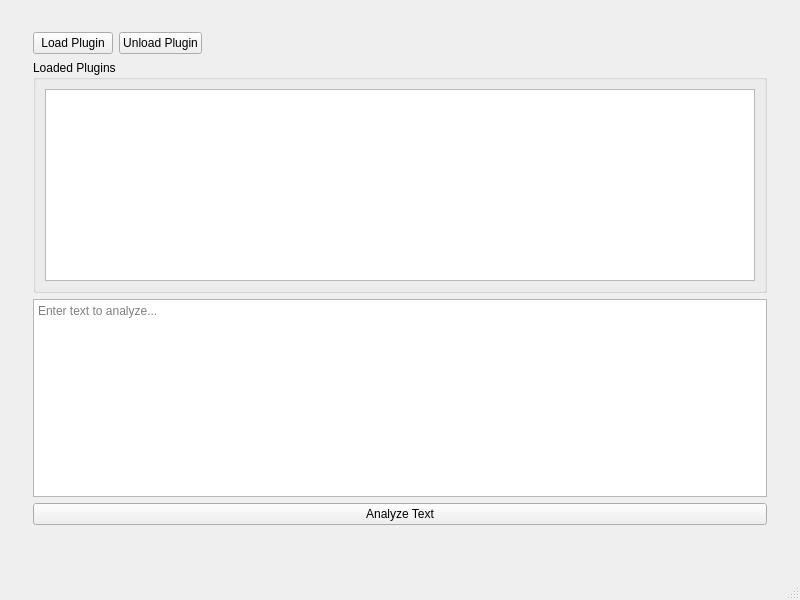
<?xml version="1.0" encoding="UTF-8"?>
<ui version="4.0">
 <class>MainWindow</class>
 <widget class="QMainWindow" name="MainWindow">
  <property name="geometry">
   <rect>
    <x>0</x>
    <y>0</y>
    <width>800</width>
    <height>600</height>
   </rect>
  </property>
  <property name="windowTitle">
   <string>Plugin Example</string>
  </property>
  <widget class="QWidget" name="centralwidget">
   <layout class="QVBoxLayout" name="verticalLayout">
    <item>
     <widget class="QToolBar" name="mainToolBar"/>
    </item>
    <item>
     <layout class="QHBoxLayout" name="horizontalLayout_2">
      <item>
       <widget class="QWidget" name="leftSideBarWidget" native="true">
        <layout class="QVBoxLayout" name="leftLayout"/>
       </widget>
      </item>
      <item>
       <layout class="QVBoxLayout" name="centralLayout">
        <item>
         <layout class="QHBoxLayout" name="horizontalLayout">
          <item>
           <widget class="QPushButton" name="btnLoadPlugin">
            <property name="text">
             <string>Load Plugin</string>
            </property>
           </widget>
          </item>
          <item>
           <widget class="QPushButton" name="btnUnloadPlugin">
            <property name="text">
             <string>Unload Plugin</string>
            </property>
           </widget>
          </item>
          <item>
           <spacer name="horizontalSpacer">
            <property name="orientation">
             <enum>Qt::Horizontal</enum>
            </property>
            <property name="sizeHint" stdset="0">
             <size>
              <width>40</width>
              <height>20</height>
             </size>
            </property>
           </spacer>
          </item>
         </layout>
        </item>
        <item>
         <widget class="QGroupBox" name="groupBox">
          <property name="title">
           <string>Loaded Plugins</string>
          </property>
          <layout class="QVBoxLayout" name="verticalLayout_2">
           <item>
            <widget class="QListWidget" name="pluginList"/>
           </item>
          </layout>
         </widget>
        </item>
        <item>
         <widget class="QTextEdit" name="textEdit">
          <property name="placeholderText">
           <string>Enter text to analyze...</string>
          </property>
         </widget>
        </item>
        <item>
         <widget class="QPushButton" name="btnAnalyze">
          <property name="text">
           <string>Analyze Text</string>
          </property>
         </widget>
        </item>
        <item>
         <widget class="QLabel" name="resultLabel">
          <property name="text">
           <string/>
          </property>
          <property name="alignment">
           <set>Qt::AlignCenter</set>
          </property>
         </widget>
        </item>
       </layout>
      </item>
      <item>
       <widget class="QWidget" name="rightSideBarWidget" native="true">
        <layout class="QVBoxLayout" name="rightLayout"/>
       </widget>
      </item>
     </layout>
    </item>
    <item>
     <widget class="QWidget" name="bottomWidget" native="true">
      <layout class="QVBoxLayout" name="bottomLayout"/>
     </widget>
    </item>
   </layout>
  </widget>
  <widget class="QStatusBar" name="statusbar"/>
 </widget>
 <resources/>
 <connections/>
</ui>
